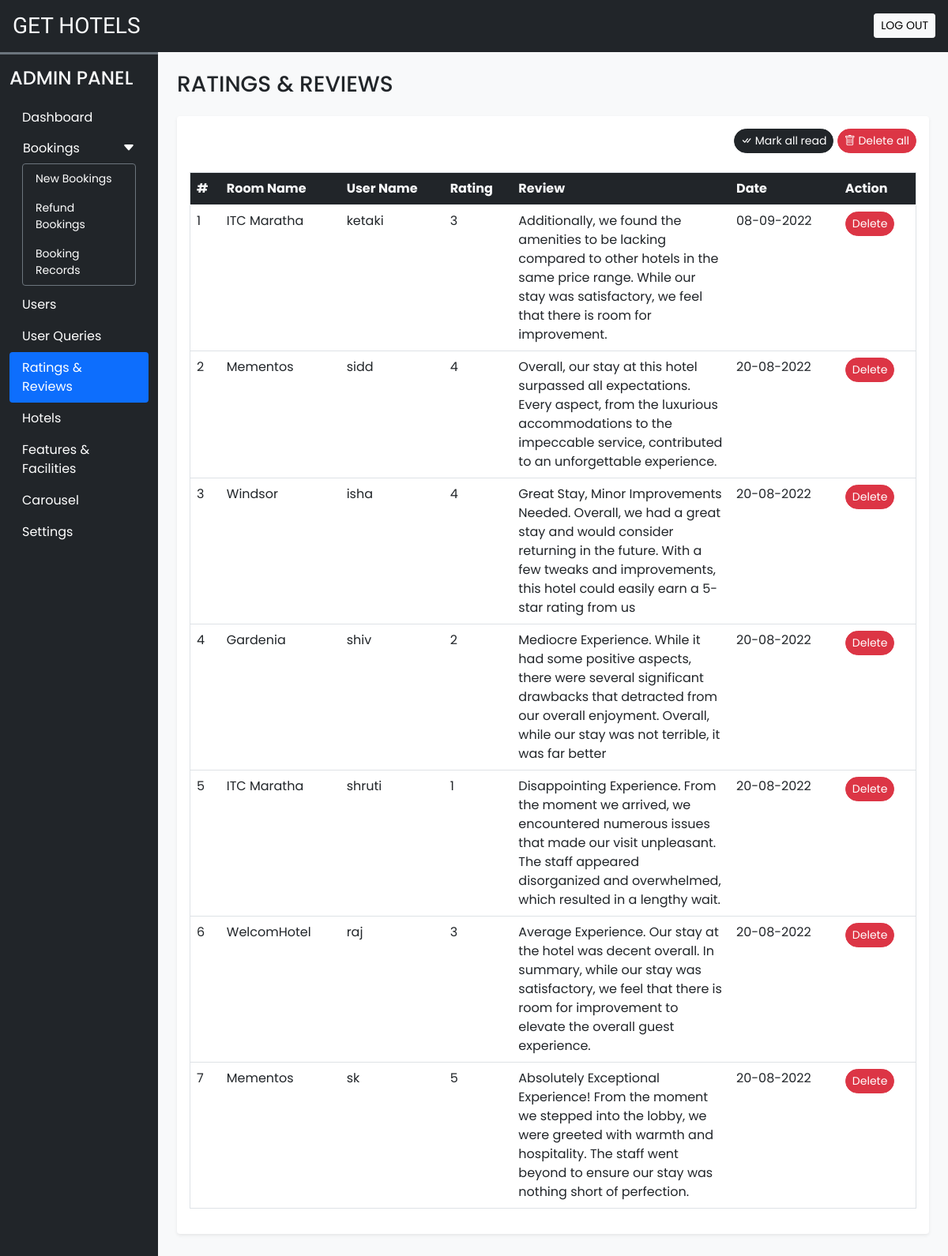
/admin/rate_review.php (signed in), run on the app's committed database.
### tables this page shows
CREATE TABLE `rating_review` (
  `sr_no` int(11) NOT NULL,
  `booking_id` int(11) NOT NULL,
  `room_id` int(11) NOT NULL,
  `user_id` int(11) NOT NULL,
  `rating` int(11) NOT NULL,
  `review` varchar(200) NOT NULL,
  `seen` int(11) NOT NULL DEFAULT 0,
  `datentime` datetime NOT NULL DEFAULT current_timestamp()
);

CREATE TABLE `rooms` (
  `id` int(11) NOT NULL,
  `name` varchar(150) NOT NULL,
  `area` int(11) NOT NULL,
  `price` int(11) NOT NULL,
  `quantity` int(11) NOT NULL,
  `adult` int(11) NOT NULL,
  `children` int(11) NOT NULL,
  `description` varchar(350) NOT NULL,
  `status` tinyint(4) NOT NULL DEFAULT 1,
  `removed` int(11) NOT NULL DEFAULT 0
);

CREATE TABLE `user_cred` (
  `id` int(11) NOT NULL,
  `name` varchar(100) NOT NULL,
   
  `address` varchar(120) NOT NULL,
  `phonenum` varchar(100) NOT NULL,
  `aadhar` varchar(12) NOT NULL,
  `pincode` int(11) NOT NULL,
  `dob` date NOT NULL,
   
  `password` varchar(200) NOT NULL,
   
   
   
  `status` int(11) NOT NULL DEFAULT 1,
  `datentime` datetime NOT NULL DEFAULT current_timestamp()
);

### admin/rate_review.php (the view, shortened to what this page needs)
<!DOCTYPE html>
<html lang="en">
<head>
  <?php require('inc/links.php'); ?>
</head>
<body class="bg-light">
  <?php require('inc/header.php'); ?>
  <div class="container-fluid" id="main-content">
    <div class="row">
      <div class="col-lg-10 ms-auto p-4 overflow-hidden">
        <h3 class="mb-4">RATINGS & REVIEWS</h3>
        <div class="card border-0 shadow-sm mb-4">
          <div class="card-body">
            <div class="text-end mb-4">
              <a href="?seen=all" class="btn btn-dark rounded-pill shadow-none btn-sm">
                <i class="bi bi-check-all"></i> Mark all read
              </a>
              <a href="?del=all" class="btn btn-danger rounded-pill shadow-none btn-sm">
                <i class="bi bi-trash"></i> Delete all
              </a>
            </div>
            <div class="table-responsive-md">
              <table class="table table-hover border">
                <thead>
                  <tr class="bg-dark text-light">
                    <th scope="col">#</th>
                    <th scope="col">Room Name</th>
                    <th scope="col">User Name</th>
                    <th scope="col">Rating</th>
                    <th scope="col" width="30%">Review</th>
                    <th scope="col">Date</th>
                    <th scope="col">Action</th>
                  </tr>
                </thead>
                <tbody>
                  <?php
                    $q = "SELECT rr.*,uc.name AS uname, r.name AS rname FROM `rating_review` rr
                      INNER JOIN `user_cred` uc ON rr.user_id = uc.id
                      INNER JOIN `rooms` r ON rr.room_id = r.id
                      ORDER BY `sr_no` DESC";
                    $data = mysqli_query($con,$q);
                    $i=1;
                    while($row = mysqli_fetch_assoc($data))
                    {
                      $date = date('d-m-Y',strtotime($row['datentime']));
                      $seen='';
                      $seen.="<a href='?del=$row[sr_no]' class='btn btn-sm rounded-pill btn-danger'>Delete</a>";
                      echo<<<query
                        <tr>
                          <td>$i</td>
                          <td>$row[rname]</td>
                          <td>$row[uname]</td>
                          <td>$row[rating]</td>
                          <td>$row[review]</td>
                          <td>$date</td>
                          <td>$seen</td>
                        </tr>
                      query;
                      $i++;
                    }
                  ?>
                </tbody>
              </table>
            </div>
          </div>
        </div>
      </div>
    </div>
  </div>
</body>
</html>

### admin/css/common.css (style rules this page uses)
:root { --teal: #2ec1ac; --teal_hover: #279e8c; }
* { font-family: 'Poppins', sans-serif; }

### data on the page
rating_review: room.name "ITC Maratha", user.name "ketaki", rating "3", review "Additionally, we found the amenities to be lacking compared to other hotels in the same price range. While our stay was satisfactory, we feel that there is room for improvement.", datentime "08-09-2022"
rating_review: room.name "Mementos", user.name "sidd", rating "4", review "Overall, our stay at this hotel surpassed all expectations. Every aspect, from the luxurious accommodations to the impeccable service, contributed to an unforgettable experience.", datentime "20-08-2022"
rating_review: room.name "Windsor", user.name "isha", rating "4", review "Great Stay, Minor Improvements Needed. Overall, we had a great stay and would consider returning in the future. With a few tweaks and improvements, this hotel could easily earn a 5-star rating from us", datentime "20-08-2022"
rating_review: room.name "Gardenia", user.name "shiv", rating "2", review "Mediocre Experience. While it had some positive aspects, there were several significant drawbacks that detracted from our overall enjoyment. Overall, while our stay was not terrible, it was far better", datentime "20-08-2022"
rating_review: room.name "ITC Maratha", user.name "shruti", rating "1", review "Disappointing Experience. From the moment we arrived, we encountered numerous issues that made our visit unpleasant. The staff appeared disorganized and overwhelmed, which resulted in a lengthy wait.", datentime "20-08-2022"
rating_review: room.name "WelcomHotel", user.name "raj", rating "3", review "Average Experience. Our stay at the hotel was decent overall. In summary, while our stay was satisfactory, we feel that there is room for improvement to elevate the overall guest experience.", datentime "20-08-2022"
rating_review: room.name "Mementos", user.name "sk", rating "5", review "Absolutely Exceptional Experience! From the moment we stepped into the lobby, we were greeted with warmth and hospitality. The staff went beyond to ensure our stay was nothing short of perfection.", datentime "20-08-2022"
